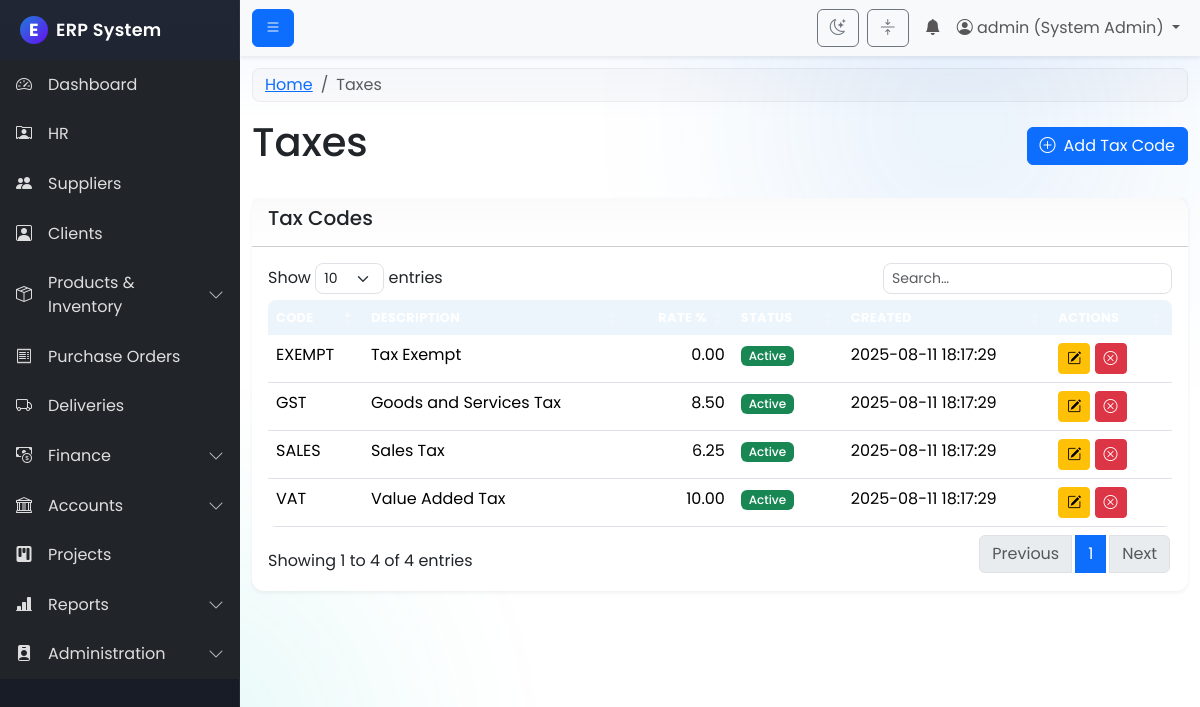
The app's page /modules/accounts/taxes.php (signed in) with its own data.
### tables this page shows
CREATE TABLE `tax_codes` (
  `id` int(11) NOT NULL,
  `tax_code` varchar(32) NOT NULL,
  `description` varchar(255) DEFAULT NULL,
  `rate` decimal(5,2) NOT NULL,
  `is_active` tinyint(1) DEFAULT 1,
  `created_at` timestamp NOT NULL DEFAULT current_timestamp()
);

### includes/permissions.php (called while the page is built, shortened)
<?php
function has_permission($required_permissions) {
    if ($_SESSION['role_name'] == 'System Admin') {
        return true;
    }
    return false;
}
?>

### modules/accounts/taxes.php (the view, shortened to what this page needs)
<?php
$page_title = "Taxes";
include('../../includes/header.php');
$conn = connect_db();
$res = $conn->query("SELECT * FROM tax_codes ORDER BY tax_code ASC");
?>
<div class="d-flex justify-content-between align-items-center mb-4">
  <h1><?php echo $page_title; ?></h1>
  <?php if (has_permission('budget_manage')): ?>
  <a href="/erp_project/modules/accounts/add_tax_code.php" class="btn btn-primary"><i class="bi bi-plus-circle me-2"></i>Add Tax Code</a>
  <?php endif; ?>
</div>
<div class="card">
  <div class="card-header"><h5>Tax Codes</h5></div>
  <div class="card-body">
    <div class="table-responsive">
      <table class="table table-hover data-table">
        <thead class="table-dark">
          <tr>
            <th>Code</th>
            <th>Description</th>
            <th class="text-end">Rate %</th>
            <th>Status</th>
            <th>Created</th>
            <?php if (has_permission('budget_manage')): ?>
            <th>Actions</th>
            <?php endif; ?>
          </tr>
        </thead>
        <tbody>
          <?php if ($res && $res->num_rows): while($row=$res->fetch_assoc()): ?>
          <tr>
            <td><?php echo htmlspecialchars($row['tax_code']); ?></td>
            <td><?php echo htmlspecialchars($row['description']); ?></td>
            <td class="text-end"><?php echo number_format($row['rate'],2); ?></td>
            <td><?php echo $row['is_active'] ? '<span class="badge bg-success">Active</span>' : '<span class="badge bg-secondary">Inactive</span>'; ?></td>
            <td><?php echo htmlspecialchars($row['created_at']); ?></td>
            <?php if (has_permission('budget_manage')): ?>
            <td>
              <a href="/erp_project/modules/accounts/edit_tax_code.php?id=<?php echo (int)$row['id']; ?>" class="btn btn-sm btn-warning" title="Edit"><i class="bi bi-pencil-square"></i></a>
              <a href="/erp_project/modules/accounts/handle_toggle_tax_code.php?id=<?php echo (int)$row['id']; ?>&state=<?php echo $row['is_active']?0:1; ?>" class="btn btn-sm btn-<?php echo $row['is_active'] ? 'danger' : 'success'; ?>" title="<?php echo $row['is_active'] ? 'Deactivate' : 'Activate'; ?>">
                <i class="bi bi-<?php echo $row['is_active'] ? 'x-circle' : 'check-circle'; ?>"></i>
              </a>
            </td>
            <?php endif; ?>
          </tr>
          <?php endwhile; endif; ?>
        </tbody>
      </table>
    </div>
  </div>
</div>
<?php include('../../includes/footer.php'); ?>

### assets/css/style.css (style rules this page uses)
:root { --erp-sidebar-width: 15rem; --erp-brand-primary: #1e7bd9; --erp-brand-secondary: #6c757d; --erp-brand-accent: #00c4b3; --erp-shadow-sm: 0 0.125rem 0.25rem rgba(0,0,0,.06); --erp-shadow-md: 0 0.5rem 1rem rgba(0,0,0,.12); --gradient-blue: linear-gradient(135deg, #667eea 0%, #764ba2 100%); --gradient-orange: linear-gradient(135deg, #f093fb 0%, #f5576c 100%); --gradient-green: linear-gradient(135deg, #4facfe 0%, #00f2fe 100%); --gradient-purple: linear-gradient(135deg, #a8edea 0%, #fed6e3 100%); }
body { font-family: 'Poppins', sans-serif; background: var(--bs-body-bg); color: var(--bs-body-color); }
.card { border: 0; border-radius: .75rem; box-shadow: var(--erp-shadow-sm); transition: transform .2s ease, box-shadow .2s ease; }
.table { border-radius: .5rem; overflow: hidden; }
.table thead th { background: rgba(30,123,217,.08); border-bottom: 0; }
.btn { transition: transform .05s ease, box-shadow .2s ease; }
.btn-primary { box-shadow: 0 0 0 rgba(13,110,253,.0); }
body::before, body::after { content: ""; position: fixed; z-index: -1; width: 60vmax; height: 60vmax; border-radius: 50%; filter: blur(80px); opacity: .12; pointer-events: none; }
body::before { top: -20vmax; right: -10vmax; background: radial-gradient(ellipse at center, var(--erp-brand-primary) 0%, transparent 60%); }
body::after { bottom: -25vmax; left: -15vmax; background: radial-gradient(ellipse at center, var(--erp-brand-accent) 0%, transparent 60%); }
.btn { position: relative; overflow: hidden; }
.table thead th { text-transform: uppercase; letter-spacing: .4px; font-size: .8rem; }
.table .badge { font-weight: 500; }
.card > .card-header { background: linear-gradient(180deg, rgba(0,0,0,.02), transparent); font-weight: 600; }
.table thead th { background: rgba(30,123,217,.08); }

### records on screen
tax_codes: tax_code "EXEMPT", description "Tax Exempt", rate "0.00", is_active "Active", created_at "2025-08-11 18:17:29"
tax_codes: tax_code "GST", description "Goods and Services Tax", rate "8.50", is_active "Active", created_at "2025-08-11 18:17:29"
tax_codes: tax_code "SALES", description "Sales Tax", rate "6.25", is_active "Active", created_at "2025-08-11 18:17:29"
tax_codes: tax_code "VAT", description "Value Added Tax", rate "10.00", is_active "Active", created_at "2025-08-11 18:17:29"

### other values on screen
$_SESSION['username'] "admin"
$_SESSION['role_name'] "System Admin"
$page_title "Taxes"
